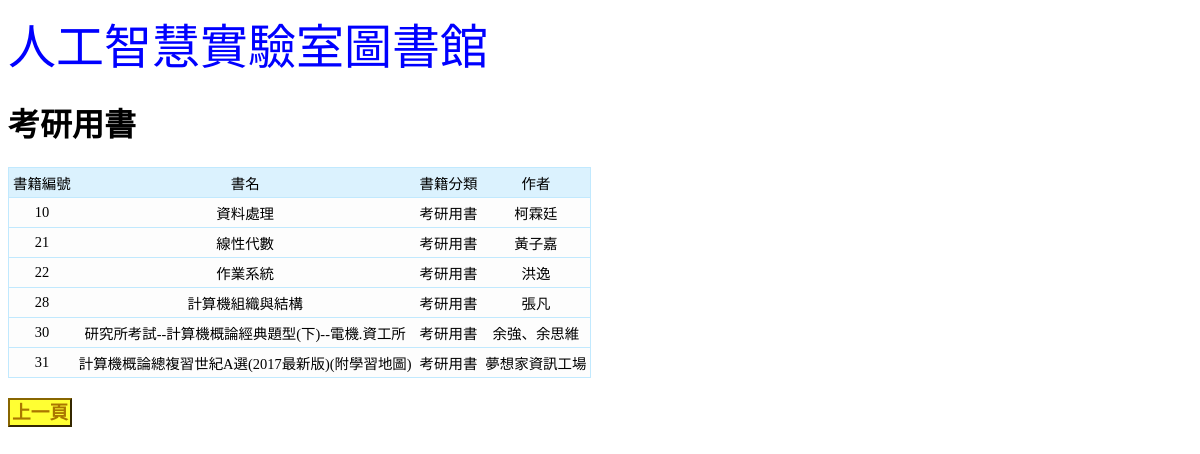
Screenshot of /master1.php with the database file from the repository.
### tables this page shows
CREATE TABLE `books` (
  `bookid` int(11) NOT NULL,
  `bookname` text NOT NULL,
  `category` text NOT NULL,
  `author` text DEFAULT NULL,
  `userid` int(11) DEFAULT NULL,
  `duedate` datetime DEFAULT NULL
);

### master1.php (the view, shortened to what this page needs)
<html>
	<head><title>AILab Library</title>
		<font size = 7 face="標楷體" color = blue>人工智慧實驗室圖書館<br></font>
	</head>
	<body background="images.jpg">
	<h1>考研用書</h1>
<?php
	$host = 'localhost';
	$user = 'root';
	$passwd = '';
	$database = 'books';
	$link = mysqli_connect($host, $user, $passwd, $database);
	mysqli_select_db($link,$database);
	mysqli_query($link,"SET NAMES 'utf8';");
	$selectSql="SELECT * FROM books WHERE category = '考研用書'";
	$result = mysqli_query($link,$selectSql);
    echo "<table class = table4_1><tr align='center'>";
	    echo "<td>書籍編號</td>";
		echo "<td>書名</td>";
		echo "<td>書籍分類</td>";
		echo "<td>作者</td>";
        echo "</tr>";
    while($row=mysqli_fetch_row($result)) {
                echo "<tr align='center'>";
                for($j=0; $j<mysqli_num_fields($result)-2; $j++) {
                        echo "<td>$row[$j]</td>";
                }
    }echo "</table>";
?>
<h3><a href = "category1.php" class = "back">上一頁</a></h3>
	</body>
</html>

### master1.php (style rules this page uses)
.back { text-decoration:none; text-decoration:none; color: #AA7700; PADDING-RIGHT: 2px; PADDING-LEFT: 2px; PADDING-BOTTOM: 2px; PADDING-TOP: 2px; background-color:#FFFF33; height: 20px; width: 120px; text-align: center; border: #886600; border-style: outset; border-top-width: 2px; border-right-width: 2px; border-bottom-width: 2px; border-left-width: 2px }
.table4_1,.table4_1 th,.table4_1 td { font-size:0.95em; text-align:center; padding:4px; border-collapse:collapse; }
.table4_1 th,.table4_1 td { border: 1px solid #c1e9fe; border-width:1px 0 1px 0 }
.table4_1 tr { border: 1px solid #c1e9fe; }
.table4_1 tr:nth-child(odd) { background-color:#dbf2fe; }
.table4_1 tr:nth-child(even) { background-color:#fdfdfd; }

### rows the page displays
books: bookid "10", bookname "資料處理", category "考研用書", author "柯霖廷"
books: bookid "21", bookname "線性代數", category "考研用書", author "黃子嘉"
books: bookid "22", bookname "作業系統", category "考研用書", author "洪逸"
books: bookid "28", bookname "計算機組織與結構", category "考研用書", author "張凡"
books: bookid "30", bookname "研究所考試--計算機概論經典題型(下)--電機.資工所", category "考研用書", author "余強、余思維"
books: bookid "31", bookname "計算機概論總複習世紀A選(2017最新版)(附學習地圖)", category "考研用書", author "夢想家資訊工場"
